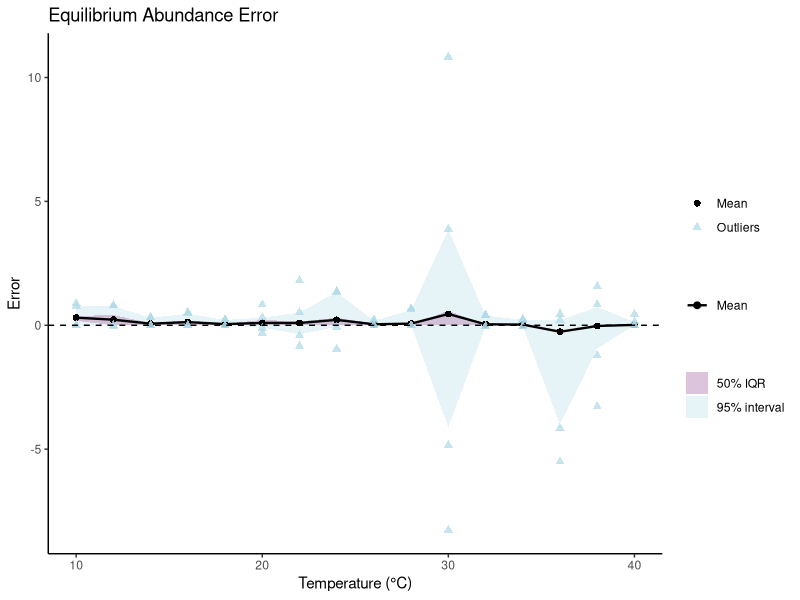
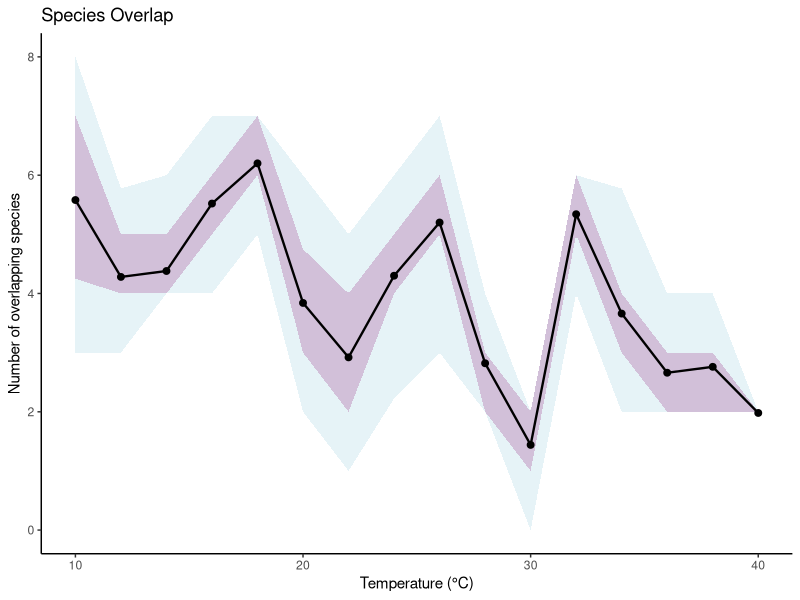
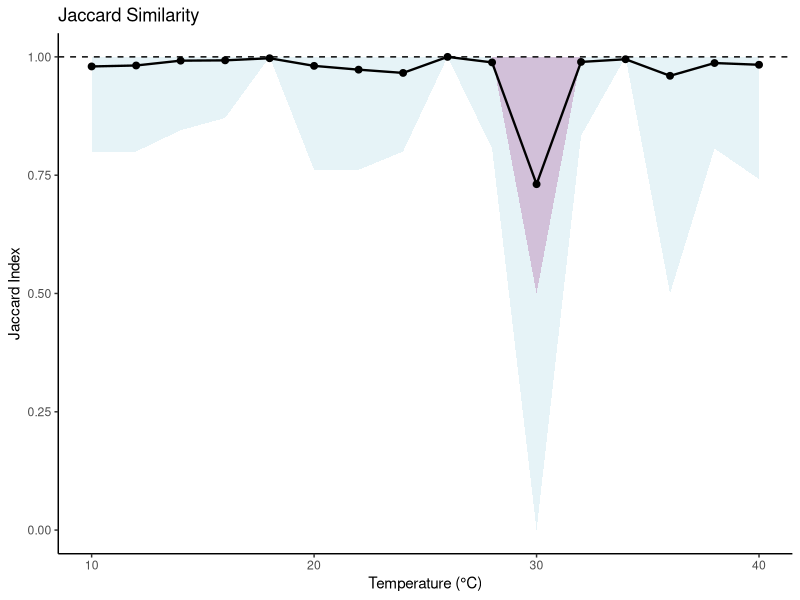
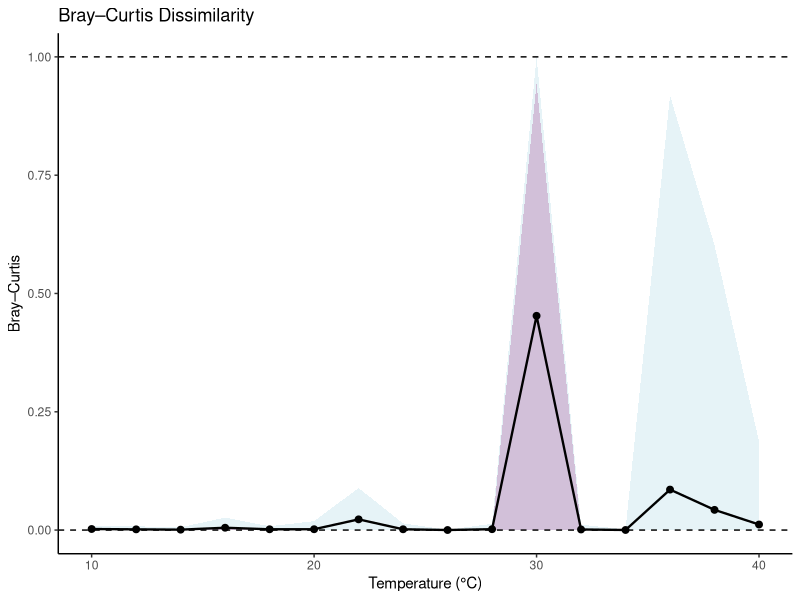
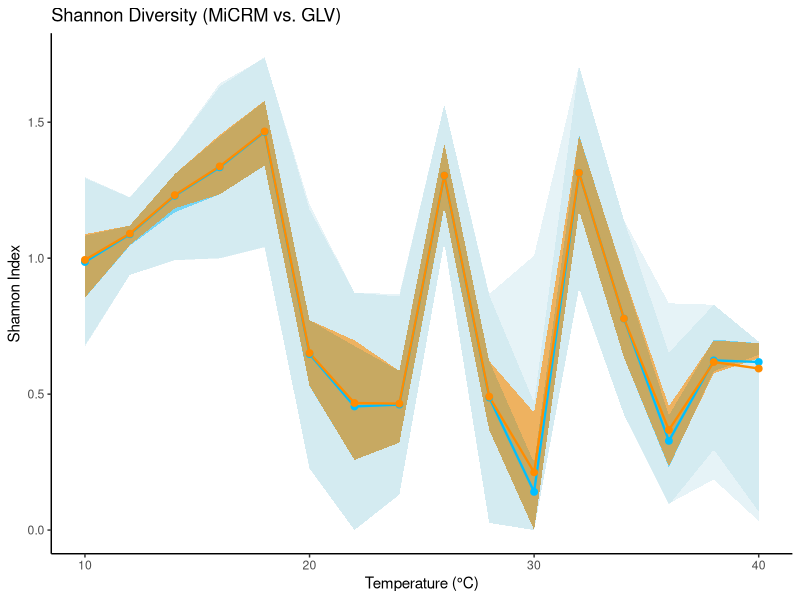

These charts were generated, in order, by the following R code: (Note: this script raises an error after producing the figures.)
install.packages("tidyverse")

library(tidyverse)
library(ggplot2)


setwd("C:/Users/Chan Li/OneDrive - Imperial College London/Third Year/FYP/Code-related/final_year_project/temp_abundance")
getwd()

# ─── 1) Load & preprocess ───────────────────────────────────────────────────
df <- read_csv("output/metrics_N50.csv") %>%
  mutate(T_C = T_K - 273.15)

df_traj <- read_csv("output/traj_N50.csv") %>%
  mutate(T_C = T_K - 273.15)

library(ggplot2)
library(dplyr)

# Summarise with na.rm
df_err <- df %>%
  group_by(T_C) %>%
  summarise(
    mean   = mean(ErrEqAb,      na.rm = TRUE),
    p25    = quantile(ErrEqAb, 0.25, na.rm = TRUE),
    p75    = quantile(ErrEqAb, 0.75, na.rm = TRUE),
    low95  = quantile(ErrEqAb, 0.025, na.rm = TRUE),
    high95 = quantile(ErrEqAb, 0.975, na.rm = TRUE)
  ) %>%
  ungroup()

# Identify outliers per T_C
df_out <- df %>%
  group_by(T_C) %>%
  filter(ErrEqAb < quantile(ErrEqAb, 0.025, na.rm = TRUE) |
         ErrEqAb > quantile(ErrEqAb, 0.975, na.rm = TRUE)) %>%
  ungroup()

# Plot with explicit legends
p1 <- ggplot() +
  # 95% interval
  geom_ribbon(data = df_err,
              aes(x = T_C, ymin = low95, ymax = high95, fill = "95% interval"),
              alpha = 0.3) +
  # 50% IQR
  geom_ribbon(data = df_err,
              aes(x = T_C, ymin = p25, ymax = p75, fill = "50% IQR"),
              alpha = 0.6) +
  # Mean line
  geom_line(data = df_err,
            aes(x = T_C, y = mean, color = "Mean"),
            size = 0.8) +
  geom_point(data = df_err,
             aes(x = T_C, y = mean, shape = "Mean", color = "Mean"),
             size = 2) +
  # Outliers
  geom_point(data = df_out,
             aes(x = T_C, y = ErrEqAb, shape = "Outliers"),
             color = "lightblue", size = 2, alpha = 0.7) +
  # Reference line
  geom_hline(yintercept = 0, linetype = "dashed") +
  # Manual scales so we get one legend
  scale_fill_manual(name = "", 
                    values = c("50% IQR" = "#c49ec4", "95% interval" = "lightblue")) +
  scale_color_manual(name = "", values = c("Mean" = "black")) +
  scale_shape_manual(name = "", values = c("Mean" = 16, "Outliers" = 17)) +
  theme_classic() +
  labs(
    title = "Equilibrium Abundance Error",
    x     = "Temperature (°C)",
    y     = "Error"
  )

# Display:
print(p1)




df_ov <- df %>%
  group_by(T_C) %>%
  summarise(
    mean   = mean(overlap),
    p25    = quantile(overlap, 0.25),
    p75    = quantile(overlap, 0.75),
    low95  = quantile(overlap, 0.025),
    high95 = quantile(overlap, 0.975)
  )

ggplot(df_ov, aes(x = T_C)) +
  geom_ribbon(aes(ymin = low95, ymax = high95),
              fill = "lightblue", alpha = 0.3) +
  geom_ribbon(aes(ymin = p25,  ymax = p75),
              fill = "#c49ec4", alpha = 0.6) +
  geom_line(aes(y = mean), size = 0.8) +
  geom_point(aes(y = mean), size = 2) +
  theme_classic() +
  labs(
    title = "Species Overlap",
    x     = "Temperature (°C)",
    y     = "Number of overlapping species"
  )



df_j <- df %>%
  group_by(T_C) %>%
  summarise(
    mean   = mean(jaccard),
    p25    = quantile(jaccard, 0.25),
    p75    = quantile(jaccard, 0.75),
    low95  = quantile(jaccard, 0.025),
    high95 = quantile(jaccard, 0.975)
  )

ggplot(df_j, aes(x = T_C)) +
  geom_ribbon(aes(ymin = low95, ymax = high95),
              fill = "lightblue", alpha = 0.3) +
  geom_ribbon(aes(ymin = p25,  ymax = p75),
              fill = "#c49ec4", alpha = 0.6) +
  geom_line(aes(y = mean), size = 0.8) +
  geom_point(aes(y = mean), size = 2) +
  geom_hline(yintercept = 1.0, linetype = "dashed") +
  theme_classic() +
  labs(
    title = "Jaccard Similarity",
    x     = "Temperature (°C)",
    y     = "Jaccard Index"
  )


df_bc <- df %>%
  group_by(T_C) %>%
  summarise(
    mean   = mean(bray_curtis),
    p25    = quantile(bray_curtis, 0.25),
    p75    = quantile(bray_curtis, 0.75),
    low95  = quantile(bray_curtis, 0.025),
    high95 = quantile(bray_curtis, 0.975)
  )

ggplot(df_bc, aes(x = T_C)) +
  geom_ribbon(aes(ymin = low95, ymax = high95),
              fill = "lightblue", alpha = 0.3) +
  geom_ribbon(aes(ymin = p25,  ymax = p75),
              fill = "#c49ec4", alpha = 0.6) +
  geom_line(aes(y = mean), size = 0.8) +
  geom_point(aes(y = mean), size = 2) +
  geom_hline(yintercept = 0, linetype = "dashed") +
  geom_hline(yintercept = 1, linetype = "dashed") +
  theme_classic() +
  labs(
    title = "Bray–Curtis Dissimilarity",
    x     = "Temperature (°C)",
    y     = "Bray–Curtis"
  )


df_sh <- df %>%
  group_by(T_C) %>%
  summarise(
    m_mi    = mean(shannon_mi),
    p25_mi  = quantile(shannon_mi, 0.25),
    p75_mi  = quantile(shannon_mi, 0.75),
    low95_mi= quantile(shannon_mi, 0.025),
    high95_mi=quantile(shannon_mi, 0.975),
    m_lv    = mean(shannon_lv),
    p25_lv  = quantile(shannon_lv, 0.25),
    p75_lv  = quantile(shannon_lv, 0.75),
    low95_lv= quantile(shannon_lv, 0.025),
    high95_lv=quantile(shannon_lv, 0.975)
  )

ggplot(df_sh, aes(x = T_C)) +
  # MiCRM band
  geom_ribbon(aes(ymin = low95_mi, ymax = high95_mi),
              fill = "lightblue", alpha = 0.3) +
  geom_ribbon(aes(ymin = p25_mi,  ymax = p75_mi),
              fill = "#00bfff", alpha = 0.6) +
  # GLV band
  geom_ribbon(aes(ymin = low95_lv, ymax = high95_lv),
              fill = "lightblue", alpha = 0.3) +
  geom_ribbon(aes(ymin = p25_lv,  ymax = p75_lv),
              fill = "#ff8c00", alpha = 0.6) +
  # Lines
  geom_line(aes(y = m_mi), color = "#00bfff", size = 0.8) +
  geom_line(aes(y = m_lv), color = "#ff8c00", size = 0.8) +
  geom_point(aes(y = m_mi), color = "#00bfff", size = 2) +
  geom_point(aes(y = m_lv), color = "#ff8c00", size = 2) +
  theme_classic() +
  labs(
    title = "Shannon Diversity (MiCRM vs. GLV)",
    x     = "Temperature (°C)",
    y     = "Shannon Index",
    color = ""
  )


# Stability overlay
df_stab <- df %>%
  group_by(T_C) %>%
  summarise(
    m_mi    = mean(stab_mi),
    p25_mi  = quantile(stab_mi, 0.25),
    p75_mi  = quantile(stab_mi, 0.75),
    low95_mi= quantile(stab_mi, 0.025),
    high95_mi=quantile(stab_mi, 0.975),
    m_lv    = mean(stab_glv),
    p25_lv  = quantile(stab_glv, 0.25),
    p75_lv  = quantile(stab_glv, 0.75),
    low95_lv= quantile(stab_glv, 0.025),
    high95_lv=quantile(stab_glv, 0.975)
  )

ggplot(df_stab, aes(x = T_C)) +
  geom_ribbon(aes(ymin = low95_mi, ymax = high95_mi),
              fill = "#87cefa", alpha = 0.3) +
  geom_ribbon(aes(ymin = p25_mi,  ymax = p75_mi),
              fill = "#00bfff", alpha = 0.6) +
  geom_ribbon(aes(ymin = low95_lv, ymax = high95_lv),
              fill = "#ffe4b5", alpha = 0.3) +
  geom_ribbon(aes(ymin = p25_lv,  ymax = p75_lv),
              fill = "#ff8c00", alpha = 0.6) +
  geom_line(aes(y = m_mi), color = "#00bfff", size = 0.8) +
  geom_line(aes(y = m_lv), color = "#ff8c00", size = 0.8) +
  geom_point(aes(y = m_mi), color = "#00bfff", size = 2) +
  geom_point(aes(y = m_lv), color = "#ff8c00", size = 2) +
  theme_classic() +
  labs(
    title = "Stability (MiCRM vs. GLV)",
    x     = "Temperature (°C)",
    y     = "Leading Eigenvalue"
  )

# Absolute Stability Error
df_absstab <- df %>%
  group_by(T_C) %>%
  summarise(
    mean   = mean(abs_stab_err),
    p25    = quantile(abs_stab_err, 0.25),
    p75    = quantile(abs_stab_err, 0.75),
    low95  = quantile(abs_stab_err, 0.025),
    high95 = quantile(abs_stab_err, 0.975)
  )

ggplot(df_absstab, aes(x = T_C)) +
  geom_ribbon(aes(ymin = low95, ymax = high95),
              fill = "lightblue", alpha = 0.3) +
  geom_ribbon(aes(ymin = p25,  ymax = p75),
              fill = "#c49ec4", alpha = 0.6) +
  geom_line(aes(y = mean), size = 0.8) +
  geom_point(aes(y = mean), size = 2) +
  theme_classic() +
  labs(
    title = "Absolute Stability Error",
    x     = "Temperature (°C)",
    y     = "Error"
  )


# Reactivity overlay
df_react <- df %>%
  group_by(T_C) %>%
  summarise(
    m_mi    = mean(react_mi),
    p25_mi  = quantile(react_mi, 0.25),
    p75_mi  = quantile(react_mi, 0.75),
    low95_mi= quantile(react_mi, 0.025),
    high95_mi=quantile(react_mi, 0.975),
    m_lv    = mean(react_glv),
    p25_lv  = quantile(react_glv, 0.25),
    p75_lv  = quantile(react_glv, 0.75),
    low95_lv= quantile(react_glv, 0.025),
    high95_lv=quantile(react_glv, 0.975)
  )

ggplot(df_react, aes(x = T_C)) +
  geom_ribbon(aes(ymin = low95_mi, ymax = high95_mi),
              fill = "#87cefa", alpha = 0.3) +
  geom_ribbon(aes(ymin = p25_mi,  ymax = p75_mi),
              fill = "#00bfff", alpha = 0.6) +
  geom_ribbon(aes(ymin = low95_lv, ymax = high95_lv),
              fill = "#ffe4b5", alpha = 0.3) +
  geom_ribbon(aes(ymin = p25_lv,  ymax = p75_lv),
              fill = "#ff8c00", alpha = 0.6) +
  geom_line(aes(y = m_mi), color = "#00bfff", size = 0.8) +
  geom_line(aes(y = m_lv), color = "#ff8c00", size = 0.8) +
  geom_point(aes(y = m_mi), color = "#00bfff", size = 2) +
  geom_point(aes(y = m_lv), color = "#ff8c00", size = 2) +
  theme_classic() +
  labs(
    title = "Reactivity (MiCRM vs. GLV)",
    x     = "Temperature (°C)",
    y     = "Hermitian Leading Eigenvalue"
  )

# Absolute Reactivity Error
df_absreact <- df %>%
  group_by(T_C) %>%
  summarise(
    mean   = mean(abs_react_err),
    p25    = quantile(abs_react_err, 0.25),
    p75    = quantile(abs_react_err, 0.75),
    low95  = quantile(abs_react_err, 0.025),
    high95 = quantile(abs_react_err, 0.975)
  )

ggplot(df_absreact, aes(x = T_C)) +
  geom_ribbon(aes(ymin = low95, ymax = high95),
              fill = "lightblue", alpha = 0.3) +
  geom_ribbon(aes(ymin = p25,  ymax = p75),
              fill = "#c49ec4", alpha = 0.6) +
  geom_line(aes(y = mean), size = 0.8) +
  geom_point(aes(y = mean), size = 2) +
  theme_classic() +
  labs(
    title = "Absolute Reactivity Error",
    x     = "Temperature (°C)",
    y     = "Error"
  )


# Hessian norm
df_hess <- df %>%
  group_by(T_C) %>%
  summarise(
    mean   = mean(hessian_norm),
    p25    = quantile(hessian_norm, 0.25),
    p75    = quantile(hessian_norm, 0.75),
    low95  = quantile(hessian_norm, 0.025),
    high95 = quantile(hessian_norm, 0.975)
  )

ggplot(df_hess, aes(x = T_C)) +
  geom_ribbon(aes(ymin = low95, ymax = high95),
              fill = "lightblue", alpha = 0.3) +
  geom_ribbon(aes(ymin = p25,  ymax = p75),
              fill = "#c49ec4", alpha = 0.6) +
  geom_line(aes(y = mean), size = 0.8) +
  geom_point(aes(y = mean), size = 2) +
  theme_classic() +
  labs(
    title = "Hessian Frobenius Norm",
    x     = "Temperature (°C)",
    y     = "||H||"
  )

# Non-normality
df_nn <- df %>%
  group_by(T_C) %>%
  summarise(
    mean   = mean(non_normality),
    p25    = quantile(non_normality, 0.25),
    p75    = quantile(non_normality, 0.75),
    low95  = quantile(non_normality, 0.025),
    high95 = quantile(non_normality, 0.975)
  )

ggplot(df_nn, aes(x = T_C)) +
  geom_ribbon(aes(ymin = low95, ymax = high95),
              fill = "lightblue", alpha = 0.3) +
  geom_ribbon(aes(ymin = p25,  ymax = p75),
              fill = "#c49ec4", alpha = 0.6) +
  geom_line(aes(y = mean), size = 0.8) +
  geom_point(aes(y = mean), size = 2) +
  theme_classic() +
  labs(
    title = "Matrix Non-normality",
    x     = "Temperature (°C)",
    y     = "||[J, Jᵀ]||"
  )


# Epsilon
df_eps <- df %>%
  group_by(T_C) %>%
  summarise(
    mean   = mean(epsilon),
    p25    = quantile(epsilon, 0.25),
    p75    = quantile(epsilon, 0.75),
    low95  = quantile(epsilon, 0.025),
    high95 = quantile(epsilon, 0.975)
  )

ggplot(df_eps, aes(x = T_C)) +
  geom_ribbon(aes(ymin = low95, ymax = high95),
              fill = "lightblue", alpha = 0.3) +
  geom_ribbon(aes(ymin = p25,  ymax = p75),
              fill = "#c49ec4", alpha = 0.6) +
  geom_line(aes(y = mean), size = 0.8) +
  geom_point(aes(y = mean), size = 2) +
  geom_hline(yintercept = 1, linetype = "dashed") +
  theme_classic() +
  labs(
    title = "Epsilon (Timescale Separation)",
    x     = "Temperature (°C)",
    y     = "ε"
  )

# Log10(ε/t_eq)
df_loge <- df %>%
  group_by(T_C) %>%
  summarise(
    mean   = mean(log10_eps_t_eq),
    p25    = quantile(log10_eps_t_eq, 0.25),
    p75    = quantile(log10_eps_t_eq, 0.75),
    low95  = quantile(log10_eps_t_eq, 0.025),
    high95 = quantile(log10_eps_t_eq, 0.975)
  )

ggplot(df_loge, aes(x = T_C)) +
  geom_ribbon(aes(ymin = low95, ymax = high95),
              fill = "lightblue", alpha = 0.3) +
  geom_ribbon(aes(ymin = p25,  ymax = p75),
              fill = "#c49ec4", alpha = 0.6) +
  geom_line(aes(y = mean), size = 0.8) +
  geom_point(aes(y = mean), size = 2) +
  theme_classic() +
  labs(
    title = "Log₁₀(ε / t_eq)",
    x     = "Temperature (°C)",
    y     = "log10(ε / t_eq)"
  )


df_tau <- df %>%
  group_by(T_C) %>%
  summarise(
    mC    = mean(tau_C), p25C   = quantile(tau_C,   0.25),
    p75C  = quantile(tau_C,   0.75), low95C = quantile(tau_C, 0.025),
    high95C = quantile(tau_C, 0.975),
    mR    = mean(tau_R), p25R   = quantile(tau_R,   0.25),
    p75R  = quantile(tau_R,   0.75), low95R = quantile(tau_R, 0.025),
    high95R = quantile(tau_R, 0.975)
  )

ggplot(df_tau, aes(x = T_C)) +
  geom_ribbon(aes(ymin = low95C, ymax = high95C),
              fill = "lightblue", alpha = 0.3) +
  geom_ribbon(aes(ymin = p25C,  ymax = p75C),
              fill = "#00bfff", alpha = 0.6) +
  geom_ribbon(aes(ymin = low95R, ymax = high95R),
              fill = "lightblue", alpha = 0.3) +
  geom_ribbon(aes(ymin = p25R,  ymax = p75R),
              fill = "#ff8c00", alpha = 0.6) +
  geom_line(aes(y = mC), color = "#00bfff", size = 0.8) +
  geom_line(aes(y = mR), color = "#ff8c00", size = 0.8) +
  geom_point(aes(y = mC), color = "#00bfff", size = 2) +
  geom_point(aes(y = mR), color = "#ff8c00", size = 2) +
  theme_classic() +
  labs(
    title = "Timescale Separation: τ_C vs τ_R",
    x     = "Temperature (°C)",
    y     = "Timescale"
  )


df_td <- df_traj %>%
  group_by(T_C) %>%
  summarise(
    mean   = mean(ErrTraj),
    p25    = quantile(ErrTraj, 0.25),
    p75    = quantile(ErrTraj, 0.75),
    low95  = quantile(ErrTraj, 0.025),
    high95 = quantile(ErrTraj, 0.975)
  )

ggplot(df_td, aes(x = T_C)) +
  geom_ribbon(aes(ymin = low95, ymax = high95),
              fill = "lightblue", alpha = 0.3) +
  geom_ribbon(aes(ymin = p25,  ymax = p75),
              fill = "#c49ec4", alpha = 0.6) +
  geom_line(aes(y = mean), size = 0.8) +
  geom_point(aes(y = mean), size = 2) +
  theme_classic() +
  labs(
    title = "Trajectory Deviation",
    x     = "Temperature (°C)",
    y     = "ErrTraj"
  )


